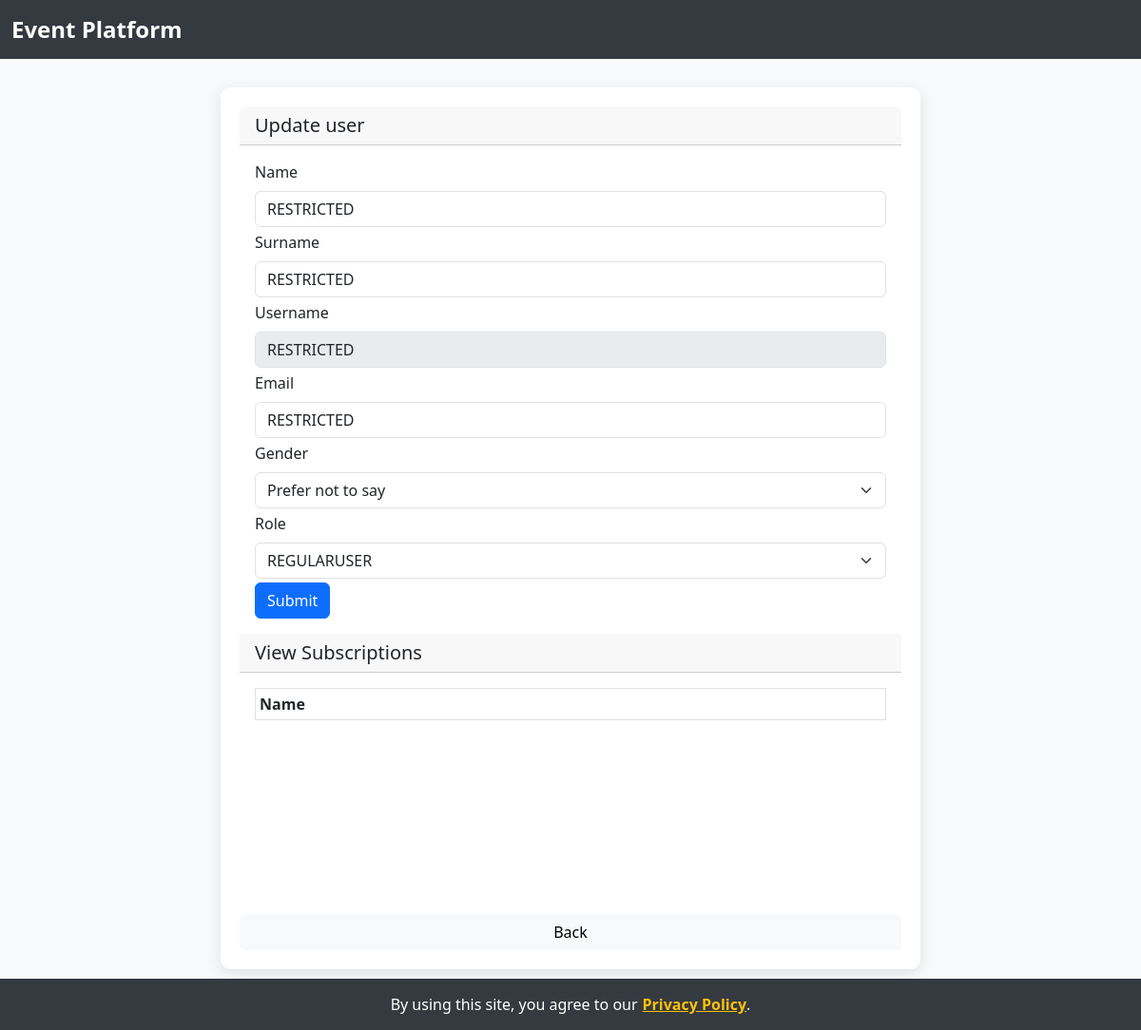
The page /user/3 (signed in) on the database as committed earlier.
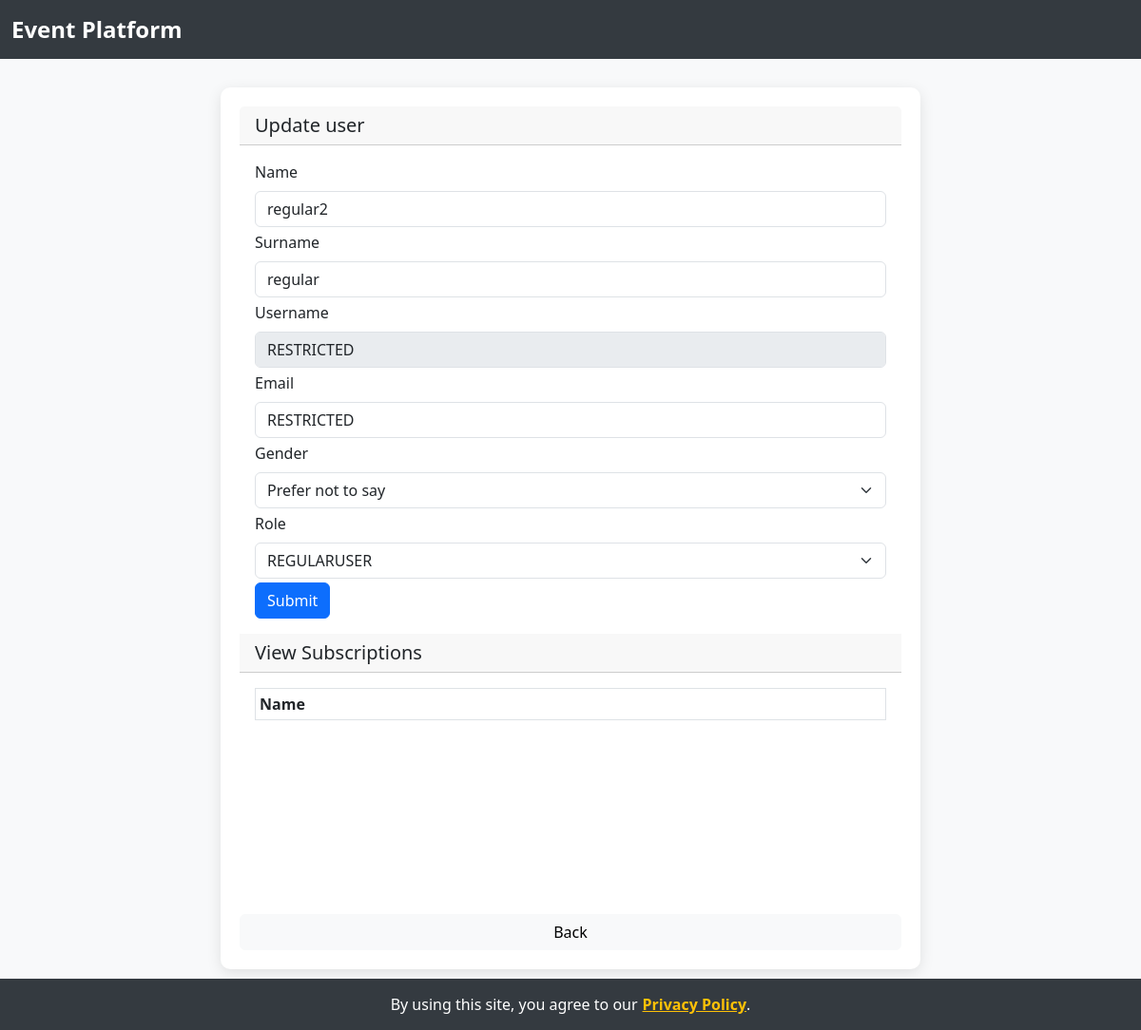
The same page on the database as committed later.
### model.py (models this page shows, shortened)
class Person(db.Model,UserMixin):
    id = db.Column(db.Integer, primary_key=True)
    active = db.Column('is_active', db.Boolean(), nullable=False, server_default='1')
    roles = db.relationship('Role', secondary='user_roles')
    name = db.Column(db.String(100, collation='NOCASE'))
    surname = db.Column(db.String(100, collation='NOCASE'))
    username = db.Column(db.String(100, collation='NOCASE'), nullable=False, unique=True)
    password = db.Column(db.String(255), nullable=False, server_default='')
    gender = db.Column(db.String(255), nullable=True)
    email = db.Column(db.String(255), nullable=True)
    events = db.relationship('Event', backref='owner')
    manages = db.relationship('Event', secondary=mans, lazy='subquery', backref='managedBy')
    attends = db.relationship('Event', secondary=atts, lazy='subquery', backref='attendants')
    requests = db.relationship('Event', secondary=reqs, lazy='subquery', backref='requesters')
    @property
    def role(self):
        return self.roles[0]

### app.py (the view)
    def wrapper(*args, **kwargs):
        try:
            return func(*args, **kwargs)
        except SecurityException as se:
            db.session.rollback()
            return render_template(se.page, security_violation = True, se_msg = se.msg, **se.params)
        except PrivacyException as pe:
            db.session.rollback()
            return render_template(pe.page, privacy_violation = True, priv_msg = pe.msg, **pe.params)

### app.py (called while the page is built)
def secure(func):
    def wrapper(*args, **kwargs):
        try:
            return func(*args, **kwargs)
        except SecurityException as se:
            db.session.rollback()
            return render_template(se.page, security_violation = True, se_msg = se.msg, **se.params)
        except PrivacyException as pe:
            db.session.rollback()
            return render_template(pe.page, privacy_violation = True, priv_msg = pe.msg, **pe.params)
    wrapper.__name__ = func.__name__
    return wrapper

@app.route('/user/<int:id>')
@secure
def user(id):
    from project import user
    result=user(id)
    if type(result) == Response:
        return result
    else:
        return render_template('user.html', **result)

### dto.py (called while the page is built)
def _clear_cache():
    PersonDTO._cache = {}
    RoleDTO._cache = {}
    EventDTO._cache = {}
    CategoryDTO._cache = {}
    AdDTO._cache = {}

    def __repr__(self):
        return "RESTRICTED"

    def __getattr__(self,attr):
        return self

    def __call__(self, *args, **kwargs):
        return self

    def __len__(self):
        return 0

    def _clones(clones):
        return list(map(lambda o: PersonDTO._clone(o),clones))

### templates/user.html (shortened to what this page needs)
{% extends 'backable.html' %}
{% block content %}
<h5 class="card-header">Update user</h5>
<div class="card-body">
  <div class="card-text">
     <form method='post' action="/update_user">
       <div class="form-group mb-1">
         <label for="name" class="form-label">Name</label>
         <input type="text" name="name" id="name" value="{{ user.name }}" class="form-control">
       </div>
       <div class="form-group mb-1">
        <label for="surname" class="form-label">Surname</label>
        <input type="text" name="surname" id="surname" value="{{ user.surname }}" class="form-control">
       </div>
       <div class="form-group mb-1">
        <label for="username" class="form-label">Username</label>
        <input type="text" name="username" id="username" value="{{ user.username }}"
        class="form-control" disabled>
       </div>
       <div class="form-group mb-1">
        <label for="email" class="form-label">Email</label>
        <input type="text" name="email" id="email" value="{{ user.email }}" class="form-control">
      </div>
      <div class="form-group mb-1">
        <label for="gender" class="form-label">Gender</label>
        <select name="gender" class="form-select">
          <option value="unknown" {% if not user.gender or user.gender == "unknown" %}selected{% endif %}>Prefer not to say</option>
        </select>
      </div>
       <div class="form-group mb-1">
         <label for="role" class="form-label">Role</label>
         <select name="role" class="form-select">
          {% for r in roles %}
            {% if r.name == user.role.name %}
              <option value={{ r.name }} selected>{{ r.name }}</option>
            {% else %}
              <option value={{ r.name }}>{{ r.name }}</option>
            {% endif %}
          {% endfor %}
         </select>
       </div>
       <input type="submit" value="Submit" class="btn btn-primary">
    </form>
  </div>
</div>
<h5 class="card-header">View Subscriptions</h5>
<div class="card-body">
  <div style="overflow: scroll; height: 222px;">
    <table id="mySubscriptionsTbl" class="table table-striped table-bordered table-hover table-sm table-responsive" cellspacing="0" width="100%">
      <thead>
        <tr>
          <th>Name</th>
        </tr>
      </thead>
    </table>
  </div>
</div>
{% endblock %}

Rows that differ between the two databases and show on the page:
now on this page (row edited): Person: name "regular2", surname "regular"
Other text that changed with them:
form field name: "RESTRICTED" → (not shown)
form field surname: "RESTRICTED" → (not shown)
